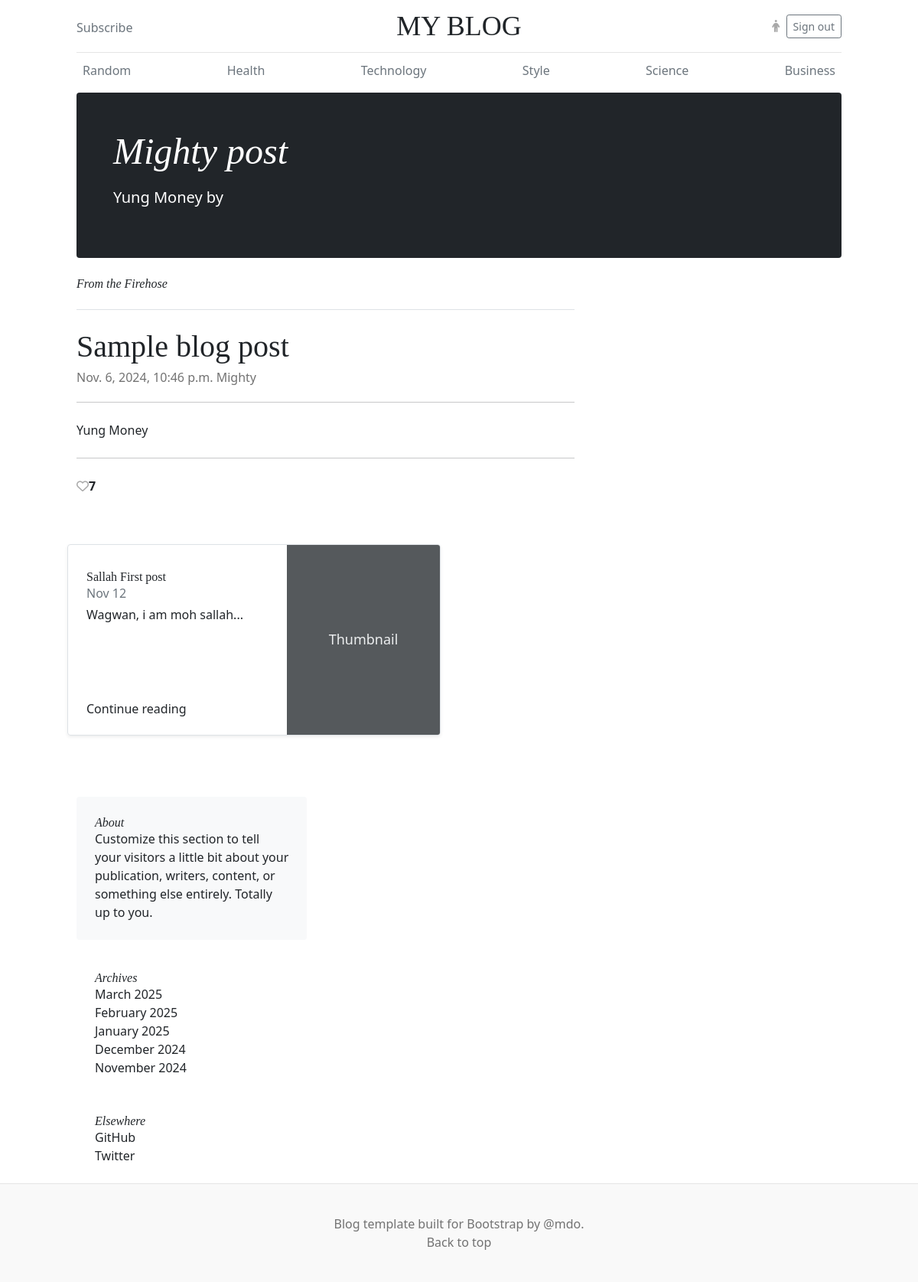
The page /blog/mighty-post/ (signed in) on the database its author committed.
### blog_app/models.py (models this page shows, shortened)
class Post(models.Model):
	id = models.UUIDField(primary_key=True, default=uuid.uuid4, editable=False)
	title = models.CharField(max_length=200)
	slug = models.SlugField(max_length=200, unique=True)
	author = models.ForeignKey(User, on_delete=models.CASCADE)
	content = models.TextField()
	created_at = models.DateTimeField(auto_now_add=True)
	updated_at = models.DateTimeField(auto_now=True)
	likes = models.IntegerField(default=0)
	categories = models.ForeignKey(Category, on_delete=models.CASCADE)
	is_published = models.BooleanField(default=True)
	def short_content(self):
		words = self.content.split()[:5]
		return ' '.join(words) + '...' if len(words) == 5 else ' '.join(words)

### blog_app/views.py (the view)
# urls.py: path('blog/<slug:slug>/', views.post_detail, name='post_detail'),
def post_detail(request, slug):
    post = get_object_or_404(Post, slug=slug)
    post_category = post.categories
    similar_post = Post.objects.filter(categories=post_category).all().exclude(id=post.id)
    user_profile = request.user.profile
    liked_post = user_profile.liked_post.all()
    context = {
    	'post': post,
    	'user_profile': user_profile,
    	"liked_post": liked_post,
    	'similar_post':similar_post,
    }
    return render(request, 'pages/post_detail.html', context)

### htmx_app/urls.py (called while the page is built)
    def to_url(self, value):
        return str(value)

### blog_app/templates/pages/post_detail.html (shortened to what this page needs)
{% extends 'base.html' %}
{% block title %}
MY BLOG
{% endblock %}
{% block top_blog %}
<h1 class="display-4 fst-italic">{{ post.title }}</h1>
      <p class="lead my-3">{{ post.short_content }} by</p>
{% endblock %}
{% block content %}
<div class="row g-5">
    <div class="col-md-8">
      <h3 class="pb-4 mb-4 fst-italic border-bottom">
        From the Firehose
      </h3>
      <article class="blog-post">
        <h2 class="blog-post-title">Sample blog post</h2>
        <p class="blog-post-meta">{{ post.created_at }}<a href="{% url 'profile' post.author.username %}"> {{ post.author.username }}</a></p>
        <hr></br>
        <p>{{ post.content }}</p></br>
        <hr></br>
        <div id="like_id">
        {% if post in liked_post  %}
        <i hx-post="{% url 'like_count2' post.id %}" hx-target="#like_id" hx-swap="innerhtml" class="fa-solid fa-heart" style="color:darkgrey;"></i><b>{{ post.likes }}</b>
        {% else %}
        <i hx-post="{% url 'like_count2' post.id %}" hx-target="#like_id" hx-swap="innerhtml" class="fa fa-heart-o" style="color:darkgrey;"></i><b>{{ post.likes }}</b>
        {% endif %}
        </div>
      </article>
    </div>
<div class="row mb-2">
  {% for post in similar_post %}
    <div class="col-md-6">
      <div class="row g-0 border rounded overflow-hidden flex-md-row mb-4 shadow-sm h-md-250 position-relative">
        <div class="col p-4 d-flex flex-column position-static">
          <h3 class="mb-0">{{ post.title }}</h3>
          <div class="mb-1 text-muted">Nov 12</div>
          <p class="card-text mb-auto">{{ post.short_content }}</p>
          <a href="{% url 'post_detail' slug=post.slug %}" class="stretched-link">Continue reading</a>
        </div>
        <div class="col-auto d-none d-lg-block">
          <svg class="bd-placeholder-img" width="200" height="250" xmlns="http://www.w3.org/2000/svg" role="img" aria-label="Placeholder: Thumbnail" preserveAspectRatio="xMidYMid slice" focusable="false"><title>Placeholder</title><rect width="100%" height="100%" fill="#55595c"/><text x="50%" y="50%" fill="#eceeef" dy=".3em">Thumbnail</text></svg>
        </div>
      </div>
    </div>
    {% endfor %}
</div>
{% endblock %}

### static/css/blog.css (style rules this page uses)
h1, h2, h3, h4, h5, h6 { font-family: "Playfair Display", Georgia, "Times New Roman", serif; }
.display-4 { font-size: 2.5rem; }
@media (min-width: 768px) { .display-4 { font-size: 3rem; } }
@media (min-width: 768px) { .h-md-250 { height: 250px; } }
.blog-post { margin-bottom: 4rem; }
.blog-post-title { margin-bottom: .25rem; font-size: 2.5rem; }
.blog-post-meta { margin-bottom: 1.25rem; color: #727272; }

### blog_app/templates/base.html (style rules this page uses)
.bd-placeholder-img { font-size: 1.125rem; text-anchor: middle; -webkit-user-select: none; -moz-user-select: none; user-select: none; }

### rows shown on the page
Post: title "Mighty post", short_content "Yung Money", created_at "Nov. 6, 2024, 10:46 p.m.", author.username "Mighty", content "Yung Money", likes "7"
Post: title "Sallah First post", short_content "Wagwan, i am moh sallah..."
